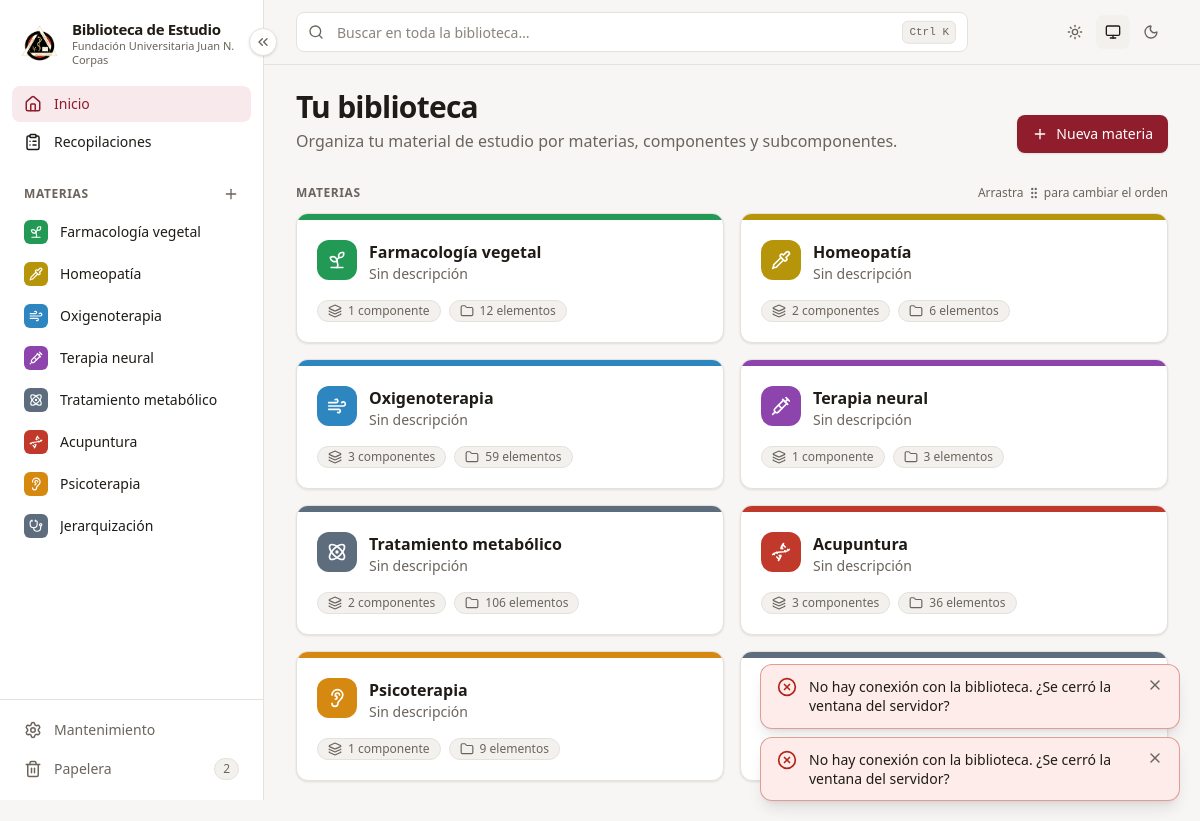
The page / on the database its author committed.
### tables this page shows
CREATE TABLE materias (
        id           INTEGER PRIMARY KEY,
        nombre       TEXT    NOT NULL,
        slug         TEXT    NOT NULL,
        descripcion  TEXT    NOT NULL DEFAULT '',
        color        TEXT    NOT NULL,
        icono        TEXT    NOT NULL,
        orden        INTEGER NOT NULL DEFAULT 0,
        archivada    INTEGER NOT NULL DEFAULT 0,
        papelera_id  INTEGER,
        creado       TEXT    NOT NULL,
        actualizado  TEXT    NOT NULL
    , oculta INTEGER NOT NULL DEFAULT 0, en_busqueda INTEGER NOT NULL DEFAULT 1);

### app/routers/paginas.py (the view)
@router.get("/")
def inicio(request: Request, con: sqlite3.Connection = Depends(obtener_db)):
    from ..services import favoritos as fav
    from ..services import imagenes, pdfs
    return pagina(request, con, "paginas/inicio.html",
                  materias=bib.listar_materias(con), archivadas=bib.listar_materias(con, archivadas=True),
                  recientes=fav.recientes(con, 8), favoritos=fav.favoritos(con, 12),
                  ocr_paginas=pdfs.ocr_pendiente_total(con), ocr_imagenes=imagenes.ocr_pendientes(con))

### app/templates/paginas/inicio.html (shortened to what this page needs)
{% extends "base.html" %}
{% from "macros.html" import icono, ficha_materia, vacio, boton_modal, plural %}
{% block contenido %}
<div class="mb-8 flex flex-wrap items-end justify-between gap-4">
  <div>
    <h1 class="text-2xl font-bold tracking-tight sm:text-3xl">Tu biblioteca</h1>
    <p class="mt-1 text-tenue">Organiza tu material de estudio por materias, componentes y subcomponentes.</p>
  </div>
  {% if materias %}{{ boton_modal("/materias/nueva", "Nueva materia") }}{% endif %}
</div>
{% if not materias and not archivadas %}
  {% call vacio("graduation-cap", "Aún no hay materias. Crea la primera",
               "Una materia agrupa todo lo de una asignatura (por ejemplo Anatomía o Farmacología). Dentro podrás crear componentes como «Parcial 1» o «Atlas» y cargar Excel, PDF, imágenes y notas.") %}
    {{ boton_modal("/materias/nueva", "Crear la primera materia") }}
  {% endcall %}
{% else %}
  <section aria-labelledby="t-materias">
    <div class="mb-3 flex items-center justify-between">
      <h2 id="t-materias" class="titulo-seccion">Materias</h2>
      {% if materias|length > 1 %}<p class="hidden text-xs text-tenue sm:block">Arrastra {{ icono("grip-vertical", "inline size-3.5 -mt-0.5") }} para cambiar el orden</p>{% endif %}
    </div>
    {% if materias %}
    <ul class="grid gap-4 sm:grid-cols-2 xl:grid-cols-3 2xl:grid-cols-4" x-data="ordenable" data-url="/materias/orden">
      {% for m in materias %}
      <li data-id="{{ m.id }}" class="tarjeta group relative flex flex-col overflow-hidden transition hover:-translate-y-0.5 hover:border-borde-fuerte">
        <span class="h-1.5 w-full" style="background: {{ m.color_hex }}"></span>
        <div class="flex flex-1 flex-col gap-3 p-5">
          <div class="flex items-start gap-3">
            {{ ficha_materia(m) }}
            <div class="min-w-0 flex-1">
              <h3 class="truncate text-base font-semibold"><a href="/materias/{{ m.id }}" class="after:absolute after:inset-0">{{ m.nombre }}</a></h3>
              <p class="line-clamp-2 text-sm text-tenue">{{ m.descripcion or "Sin descripción" }}</p>
            </div>
          </div>
          <div class="mt-auto flex flex-wrap gap-2 pt-1">
            <span class="chip">{{ icono("layers", "size-3.5") }}{{ plural(m.num_componentes, "componente", "componentes") }}</span>
            <span class="chip">{{ icono("folder", "size-3.5") }}{{ plural(m.num_elementos, "elemento", "elementos") }}</span>
          </div>
        </div>
      </li>
      {% endfor %}
    </ul>
    {% else %}
      <p class="rounded-xl border border-dashed border-borde-fuerte p-6 text-center text-sm text-tenue">Todas tus materias están archivadas.</p>
    {% endif %}
  </section>
{% endif %}
{% endblock %}

### app/templates/macros.html (shortened to what this page needs)
{% macro icono(nombre, clase="size-4") -%}
<svg class="ic {{ clase }}" aria-hidden="true"><use href="{{ SPRITE }}#{{ nombre }}"/></svg>
{%- endmacro %}
{% macro ficha_materia(m, clase="size-10", tam_icono="size-5") -%}
<span class="grid {{ clase }} shrink-0 place-items-center rounded-xl text-white"
      style="background: {{ m.color_hex }}">{{ icono(m.icono, tam_icono) }}</span>
{%- endmacro %}
{% macro boton_modal(url, texto, nombre_icono="plus", clase="btn-primario") -%}
<button type="button" class="{{ clase }}" hx-get="{{ url }}" hx-target="#modal" hx-swap="innerHTML">
  {{ icono(nombre_icono) }}{{ texto }}
</button>
{%- endmacro %}
{% macro plural(n, singular, plural_) -%}{{ n }} {{ singular if n == 1 else plural_ }}{%- endmacro %}

### app/templates/parciales/barra_lateral.html (shortened to what this page needs)
{% from "macros.html" import icono %}
<aside class="barra-lateral sticky top-0 z-30 hidden h-screen shrink-0 flex-col border-r border-borde bg-superficie lg:flex" aria-label="Menú principal">
  <button type="button" class="boton-plegar absolute -right-3.5 top-7 z-10 grid size-7 place-items-center rounded-full border border-borde bg-superficie text-tenue shadow-sm hover:border-marca hover:text-marca"
          x-data @click="$store.menu.alternar()" :title="$store.menu.plegado ? 'Desplegar menú' : 'Replegar menú'"
          :aria-label="$store.menu.plegado ? 'Desplegar menú' : 'Replegar menú'">
    {{ icono("chevrons-left", "size-4 transition-transform") }}
  </button>
  <a href="/" class="item-menu flex items-center gap-3 px-5 pb-5 pt-5">
    <img src="/static/marca/logo-corpas.png" alt="Escudo de la {{ INSTITUCION }}" class="size-10 shrink-0 object-contain">
    <span class="solo-desplegado leading-tight">
      <strong class="block text-[15px] tracking-tight">{{ NOMBRE_APP }}</strong>
      <span class="block text-[11px] text-tenue">{{ INSTITUCION }}</span>
    </span>
  </a>
  <nav class="flex min-h-0 flex-1 flex-col gap-0.5 overflow-y-auto px-3 pb-3">
    {% set en_inicio = request.url.path == "/" %}
    <a href="/" title="Inicio" class="item-menu flex items-center gap-3 rounded-lg px-3 py-2 text-sm font-medium {{ 'bg-marca-suave text-marca' if en_inicio else 'text-texto hover:bg-superficie-2' }}">
      {{ icono("house", "size-[18px]") }}<span class="solo-desplegado">Inicio</span>
    </a>
    {% set en_recop = request.url.path.startswith("/recopilaciones") %}
    <a href="/recopilaciones" title="Recopilaciones" class="item-menu flex items-center gap-3 rounded-lg px-3 py-2 text-sm font-medium {{ 'bg-marca-suave text-marca' if en_recop else 'text-texto hover:bg-superficie-2' }}">
      {{ icono("clipboard-list", "size-[18px]") }}<span class="solo-desplegado">Recopilaciones</span>
    </a>
    <div class="solo-desplegado mt-5 mb-1 flex items-center justify-between px-3">
      <span class="titulo-seccion">Materias</span>
      <button type="button" class="-mr-1 rounded-md p-1 text-tenue hover:bg-superficie-2 hover:text-marca" title="Nueva materia" aria-label="Nueva materia"
              hx-get="/materias/nueva" hx-target="#modal">{{ icono("plus") }}</button>
    </div>
    {% for m in materias_menu %}
      {% set activa = materia_activa|default(None) == m.id %}
      <a href="/materias/{{ m.id }}" title="{{ m.nombre }}"
         class="item-menu group flex items-center gap-3 rounded-lg px-3 py-2 text-sm {{ 'bg-superficie-2 font-semibold text-texto' if activa else 'text-texto hover:bg-superficie-2' }}">
        <span class="grid size-6 shrink-0 place-items-center rounded-md text-white" style="background: {{ m.color_hex }}">{{ icono(m.icono, "size-3.5") }}</span>
        <span class="solo-desplegado min-w-0 flex-1 truncate">{{ m.nombre }}</span>
      </a>
    {% else %}
      <p class="solo-desplegado px-3 py-2 text-xs text-tenue">Aún no hay materias.</p>
    {% endfor %}
  </nav>
  <div class="flex flex-col gap-0.5 border-t border-borde p-3">
    <a href="/mantenimiento" title="Mantenimiento y respaldos"
       class="item-menu flex items-center gap-3 rounded-lg px-3 py-2 text-sm {{ 'bg-superficie-2 font-semibold' if request.url.path == '/mantenimiento' else 'text-tenue hover:bg-superficie-2 hover:text-texto' }}">
      {{ icono("settings", "size-[18px]") }}<span class="solo-desplegado flex-1">Mantenimiento</span>
    </a>
    <a href="/papelera" title="Papelera"
       class="item-menu flex items-center gap-3 rounded-lg px-3 py-2 text-sm {{ 'bg-superficie-2 font-semibold' if request.url.path == '/papelera' else 'text-tenue hover:bg-superficie-2 hover:text-texto' }}">
      {{ icono("trash-2", "size-[18px]") }}<span class="solo-desplegado flex-1">Papelera</span>
      {% if en_papelera %}<span class="solo-desplegado chip px-2">{{ en_papelera }}</span>{% endif %}
    </a>
  </div>
</aside>

### rows shown on the page
materias: nombre "Farmacología vegetal", descripcion "Sin descripción", n "1 12", singular "componente elementos"
materias: nombre "Homeopatía", descripcion "Sin descripción", n "2 6", singular "componentes elementos"
materias: nombre "Oxigenoterapia", descripcion "Sin descripción", n "3 59", singular "componentes elementos"
materias: nombre "Terapia neural", descripcion "Sin descripción", en_busqueda "1 3", singular "componente elementos"
materias: nombre "Tratamiento metabólico", descripcion "Sin descripción", n "2 106", singular "componentes elementos"
materias: nombre "Acupuntura", descripcion "Sin descripción", n "3 36", singular "componentes elementos"
materias: nombre "Psicoterapia", descripcion "Sin descripción", en_busqueda "1 9", singular "componente elementos"
materias: nombre "Jerarquización"

### other values the page prints
{{ NOMBRE_APP }} "Biblioteca de Estudio"
{{ INSTITUCION }} "Fundación Universitaria Juan N. Corpas"
{{ en_papelera }} "2"
{{ texto }} "Nueva materia"
